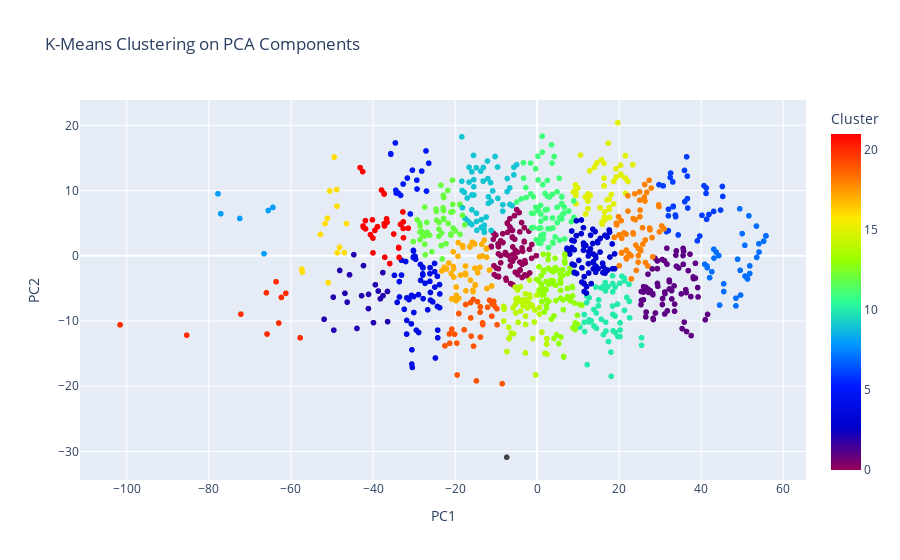

The code cell stored with this chart in its notebook:
### Code cell
from sklearn.cluster import KMeans
import plotly.express as px

# Perform k-means clustering on the PCA-transformed data
kmeans = KMeans(n_clusters=22, random_state=0)
pca_df['Cluster'] = kmeans.fit_predict(principal_components)
data = {'Principal Component 1': [-7.40801316088976],
        'Principal Component 2': [-30.892823442881664],
        'Math Score': [45],
        'Reading Score': [80],
        'Writing Score': [90],}

pca_df_new = pd.concat([pca_df, pd.DataFrame(data)], ignore_index=True)

# Create a scatter plot for the k-means clustering results
fig4 = px.scatter(
    pca_df_new, 
    x='Principal Component 1', 
    y='Principal Component 2', 
    color='Cluster',
    title=f'K-Means Clustering on PCA Components',
    labels={'Principal Component 1': 'PC1', 'Principal Component 2': 'PC2'},
    color_continuous_scale='rainbow',
    hover_data=['Math Score', 'Reading Score', 'Writing Score'], 
)

# Show the k-means clustering plot
fig4.show()

### Figure 1 — Plotly figure (JSON) as saved in the notebook; plotly's stock layout.template omitted (floating-point values rounded to 4 significant figures; data arrays with more than 128 entries replaced by an {"elided": "..."} marker saying what was removed)
{"data": [{"customdata": {"elided": "1001x3 int values"}, "hovertemplate": "PC1=%{x}<br>PC2=%{y}<br>Math Score=%{customdata[0]}<br>Reading Score=%{customdata[1]}<br>Writing Score=%{customdata[2]}<br>Cluster=%{marker.color}<extra></extra>", "legendgroup": "", "marker": {"color": {"elided": "1001 int values"}, "coloraxis": "coloraxis", "symbol": "circle"}, "mode": "markers", "name": "", "showlegend": false, "type": "scattergl", "x": {"elided": "1001 float values"}, "xaxis": "x", "y": {"elided": "1001 float values"}, "yaxis": "y"}], "layout": {"coloraxis": {"colorbar": {"title": {"text": "Cluster"}}, "colorscale": [[0, "rgb(150,0,90)"], [0.125, "rgb(0,0,200)"], [0.25, "rgb(0,25,255)"], [0.375, "rgb(0,152,255)"], [0.5, "rgb(44,255,150)"], [0.625, "rgb(151,255,0)"], [0.75, "rgb(255,234,0)"], [0.875, "rgb(255,111,0)"], [1, "rgb(255,0,0)"]]}, "legend": {"tracegroupgap": 0}, "title": {"text": "K-Means Clustering on PCA Components"}, "xaxis": {"anchor": "y", "domain": [0, 1], "title": {"text": "PC1"}}, "yaxis": {"anchor": "x", "domain": [0, 1], "title": {"text": "PC2"}}}}
